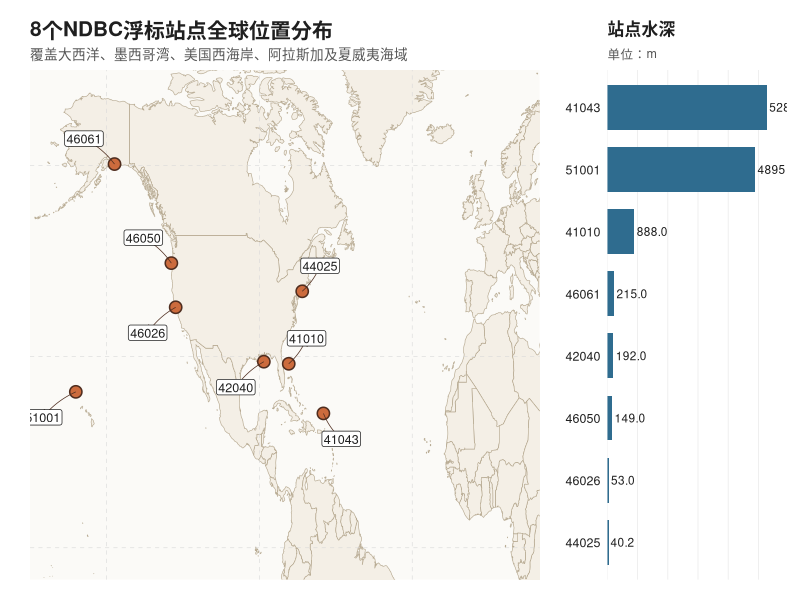

The R script that drew this image:
#!/usr/bin/env Rscript

suppressPackageStartupMessages({
  library(ggplot2)
  library(dplyr)
  library(maps)
  library(cowplot)
  library(grid)
})

# Output path can be overridden from command line:
# Rscript scripts/plot_station_world_map_with_bar.R output.png
args <- commandArgs(trailingOnly = TRUE)
output_path <- if (length(args) >= 1) {
  args[1]
} else {
  file.path(
    "-2026-LaTeX--main",
    "figures",
    "from_111md",
    "fig_station_world_map_with_bar.png"
  )
}

stations <- tibble::tribble(
  ~station_id, ~region_name,    ~lon,      ~lat,    ~depth_m,
  "41010",     "亚热带大西洋",   -78.467, 28.878,   888.0,
  "41043",     "加勒比热带",     -64.864, 21.090,  5286.0,
  "42040",     "墨西哥湾",       -88.237, 29.207,   192.0,
  "44025",     "北大西洋陆架",   -73.175, 40.258,    40.2,
  "46026",     "加利福尼亚流",   -122.838, 37.750,    53.0,
  "46050",     "俄勒冈-华盛顿",  -124.535, 44.679,   149.0,
  "46061",     "阿拉斯加高纬",   -146.837, 60.230,   215.0,
  "51001",     "夏威夷开阔洋",   -162.030, 24.475, 4895.0
) %>%
  mutate(
    station_id = factor(station_id, levels = station_id),
    label_nudge_x = c(7, 7, -11, 7, -11, -11, -12, -13),
    label_nudge_y = c(4, -4, -4, 4, -4, 4, 4, -4)
  )

world_map <- map_data("world")

base_family <- "sans"
map_fill <- "#f4efe6"
land_border <- "#b7aa92"
point_fill <- "#cc6b3d"
point_stroke <- "#4f2d1f"
bar_fill <- "#2f6c8f"
grid_color <- "#d8d8d8"

map_plot <- ggplot() +
  geom_polygon(
    data = world_map,
    aes(x = long, y = lat, group = group),
    fill = map_fill,
    color = land_border,
    linewidth = 0.22
  ) +
  geom_hline(
    yintercept = seq(-60, 60, by = 30),
    color = grid_color,
    linewidth = 0.2,
    linetype = "dashed"
  ) +
  geom_vline(
    xintercept = seq(-150, 150, by = 60),
    color = grid_color,
    linewidth = 0.2,
    linetype = "dashed"
  ) +
  geom_point(
    data = stations,
    aes(x = lon, y = lat),
    shape = 21,
    size = 3.6,
    stroke = 0.8,
    fill = point_fill,
    color = point_stroke
  ) +
  geom_curve(
    data = stations,
    aes(
      x = lon,
      y = lat,
      xend = lon + label_nudge_x,
      yend = lat + label_nudge_y
    ),
    curvature = 0.12,
    linewidth = 0.25,
    color = point_stroke,
    arrow = arrow(length = unit(0.08, "inches"), type = "closed")
  ) +
  geom_label(
    data = stations,
    aes(
      x = lon + label_nudge_x,
      y = lat + label_nudge_y,
      label = station_id
    ),
    family = base_family,
    size = 3.2,
    linewidth = 0.15,
    label.padding = unit(0.12, "lines"),
    fill = "white",
    color = "#202020"
  ) +
  coord_quickmap(xlim = c(-180, 20), ylim = c(-5, 75), expand = FALSE) +
  labs(
    title = "8个NDBC浮标站点全球位置分布",
    subtitle = "覆盖大西洋、墨西哥湾、美国西海岸、阿拉斯加及夏威夷海域",
    x = NULL,
    y = NULL
  ) +
  theme_minimal(base_family = base_family) +
  theme(
    plot.background = element_rect(fill = "white", color = NA),
    panel.background = element_rect(fill = "#fbfaf7", color = NA),
    panel.grid = element_blank(),
    axis.text = element_blank(),
    title = element_text(color = "#1f1f1f"),
    plot.title = element_text(size = 15, face = "bold"),
    plot.subtitle = element_text(size = 9.8, color = "#555555"),
    plot.margin = margin(10, 8, 8, 8)
  )

bar_plot <- stations %>%
  mutate(station_id = reorder(as.character(station_id), depth_m)) %>%
  ggplot(aes(x = station_id, y = depth_m)) +
  geom_col(width = 0.72, fill = bar_fill) +
  geom_text(
    aes(label = ifelse(depth_m >= 1000, sprintf("%.0f", depth_m), sprintf("%.1f", depth_m))),
    hjust = -0.08,
    size = 3.0,
    family = base_family,
    color = "#1f1f1f"
  ) +
  scale_y_continuous(expand = expansion(mult = c(0, 0.12))) +
  coord_flip() +
  labs(
    title = "站点水深",
    subtitle = "单位：m",
    x = NULL,
    y = NULL
  ) +
  theme_minimal(base_family = base_family) +
  theme(
    plot.background = element_rect(fill = "white", color = NA),
    panel.background = element_rect(fill = "white", color = NA),
    panel.grid.major.y = element_blank(),
    panel.grid.minor = element_blank(),
    panel.grid.major.x = element_line(color = "#e9e9e9", linewidth = 0.25),
    axis.text.y = element_text(size = 9, color = "#202020"),
    axis.text.x = element_blank(),
    axis.ticks = element_blank(),
    title = element_text(color = "#1f1f1f"),
    plot.title = element_text(size = 12, face = "bold"),
    plot.subtitle = element_text(size = 9, color = "#555555"),
    plot.margin = margin(16, 10, 12, 0)
  )

combined_plot <- plot_grid(
  map_plot,
  bar_plot,
  nrow = 1,
  rel_widths = c(2.9, 1.2),
  align = "h"
)

dir.create(dirname(output_path), recursive = TRUE, showWarnings = FALSE)
ggsave(
  filename = output_path,
  plot = combined_plot,
  width = 13.5,
  height = 6.8,
  dpi = 320,
  bg = "white"
)

message("Saved plot to: ", normalizePath(output_path, winslash = "/", mustWork = FALSE))
